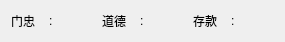
      <widget class="QWidget" name="horizontalLayoutWidget_7">
       <property name="geometry">
        <rect>
         <x>0</x>
         <y>160</y>
         <width>369</width>
         <height>31</height>
        </rect>
       </property>
       <layout class="QHBoxLayout" name="scoreLayout_12" stretch="0,0,0">
        <property name="spacing">
         <number>10</number>
        </property>
        <property name="sizeConstraint">
         <enum>QLayout::SetFixedSize</enum>
        </property>
        <item>
         <layout class="QHBoxLayout" name="horizontalLayout_9">
          <property name="spacing">
           <number>3</number>
          </property>
          <item>
           <widget class="QLabel" name="label_7">
            <property name="minimumSize">
             <size>
              <width>35</width>
              <height>20</height>
             </size>
            </property>
            <property name="maximumSize">
             <size>
              <width>35</width>
              <height>20</height>
             </size>
            </property>
            <property name="text">
             <string>门忠</string>
            </property>
           </widget>
          </item>
          <item>
           <widget class="QLabel" name="label_16">
            <property name="minimumSize">
             <size>
              <width>10</width>
              <height>20</height>
             </size>
            </property>
            <property name="maximumSize">
             <size>
              <width>10</width>
              <height>20</height>
             </size>
            </property>
            <property name="text">
             <string>:</string>
            </property>
           </widget>
          </item>
          <item>
           <widget class="QLabel" name="label_loyalty">
            <property name="minimumSize">
             <size>
              <width>30</width>
              <height>20</height>
             </size>
            </property>
            <property name="maximumSize">
             <size>
              <width>16777215</width>
              <height>20</height>
             </size>
            </property>
            <property name="text">
             <string/>
            </property>
           </widget>
          </item>
         </layout>
        </item>
        <item>
         <layout class="QHBoxLayout" name="horizontalLayout_14">
          <property name="spacing">
           <number>3</number>
          </property>
          <item>
           <widget class="QLabel" name="label_15">
            <property name="minimumSize">
             <size>
              <width>35</width>
              <height>20</height>
             </size>
            </property>
            <property name="maximumSize">
             <size>
              <width>35</width>
              <height>20</height>
             </size>
            </property>
            <property name="text">
             <string>道德</string>
            </property>
           </widget>
          </item>
          <item>
           <widget class="QLabel" name="label_10">
            <property name="minimumSize">
             <size>
              <width>10</width>
              <height>20</height>
             </size>
            </property>
            <property name="maximumSize">
             <size>
              <width>10</width>
              <height>20</height>
             </size>
            </property>
            <property name="text">
             <string>:</string>
            </property>
           </widget>
          </item>
          <item>
           <widget class="QLabel" name="label_morality">
            <property name="minimumSize">
             <size>
              <width>30</width>
              <height>20</height>
             </size>
            </property>
            <property name="maximumSize">
             <size>
              <width>16777215</width>
              <height>20</height>
             </size>
            </property>
            <property name="text">
             <string/>
            </property>
           </widget>
          </item>
         </layout>
        </item>
        <item>
         <layout class="QHBoxLayout" name="horizontalLayout_13">
          <property name="spacing">
           <number>3</number>
          </property>
          <item>
           <widget class="QLabel" name="label_13">
            <property name="minimumSize">
             <size>
              <width>35</width>
              <height>20</height>
             </size>
            </property>
            <property name="maximumSize">
             <size>
              <width>35</width>
              <height>20</height>
             </size>
            </property>
            <property name="text">
             <string>存款</string>
            </property>
           </widget>
          </item>
          <item>
           <widget class="QLabel" name="label_18">
            <property name="minimumSize">
             <size>
              <width>10</width>
              <height>20</height>
             </size>
            </property>
            <property name="maximumSize">
             <size>
              <width>10</width>
              <height>20</height>
             </size>
            </property>
            <property name="text">
             <string>:</string>
            </property>
           </widget>
          </item>
          <item>
           <widget class="QLabel" name="label_balance">
            <property name="minimumSize">
             <size>
              <width>30</width>
              <height>20</height>
             </size>
            </property>
            <property name="maximumSize">
             <size>
              <width>16777215</width>
              <height>40</height>
             </size>
            </property>
            <property name="layoutDirection">
             <enum>Qt::LeftToRight</enum>
            </property>
            <property name="frameShadow">
             <enum>QFrame::Plain</enum>
            </property>
            <property name="text">
             <string/>
            </property>
            <property name="wordWrap">
             <bool>false</bool>
            </property>
           </widget>
          </item>
         </layout>
        </item>
       </layout>
      </widget>
